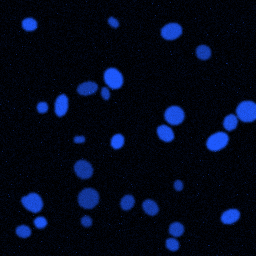
#> input picture nuclei_dataset/train/images/train_001.png, 256 x 256 px, found by its file name
$ python task2_classical.py
#> lines starting #> are read from the running program, lines starting #| are printed output that depends on the picture; after the words box and inside, x2 and y2 are one past the last pixel; in counts of white or black regions, pixels touching at a corner belong together
"""
src/task2_classical.py
----------------------
Task 2: Classical Features & LLM Interpretation (Numbers-First).
- Uses scikit-image for Otsu thresholding, morphological cleanup, and regionprops_table.
- Formats region statistics into a numbers-only summary.
- Passes numerical summary to local LLM (`llama3.2:latest`) via Ollama.
- Requests 1-paragraph narrative + JSON record.
"""
import os
import json
import requests
import numpy as np
import pandas as pd
import imageio.v2 as imageio
from skimage.filters import threshold_otsu
from skimage.morphology import binary_opening, binary_closing, remove_small_objects, disk
from scipy.ndimage import binary_fill_holes
from skimage.measure import label, regionprops_table

OLLAMA_URL = "http://127.0.0.1:11434/api/generate"
TEXT_MODEL = "llama3.2:latest"
SAMPLE_IMG = "nuclei_dataset/train/images/train_001.png"
RESULTS_DIR = "results"

def otsu_segmentation(gray_img):
    thresh = threshold_otsu(gray_img)
    binary = gray_img > thresh
    # Morphological cleanup
    cleaned = binary_opening(binary, disk(1))
    cleaned = binary_closing(cleaned, disk(1))
    cleaned = binary_fill_holes(cleaned)
    cleaned = remove_small_objects(cleaned, min_size=10)
    lbl = label(cleaned)
    return cleaned, lbl

def extract_regionprops(lbl, gray_img):
    properties = ('label', 'area', 'eccentricity', 'solidity', 'mean_intensity', 'perimeter', 'equivalent_diameter_area')
    table = regionprops_table(lbl, intensity_image=gray_img, properties=properties)
    df = pd.DataFrame(table)
    return df

def generate_numerical_summary(df):
    if len(df) == 0:
        return "Numerical Summary: 0 objects detected."
    n_objects = len(df)
    mean_area = df['area'].mean()
    std_area = df['area'].std() if n_objects > 1 else 0.0
    mean_ecc = df['eccentricity'].mean()
    mean_sol = df['solidity'].mean()
    mean_int = df['mean_intensity'].mean()

    summary = (
        f"QUANTITATIVE REGIONPROPS FEATURE SUMMARY:\n"
        f"- Total Objects Detected (n_objects): {n_objects}\n"
        f"- Mean Object Area (pixels): {mean_area:.2f} (std: {std_area:.2f}, min: {df['area'].min()}, max: {df['area'].max()})\n"
        f"- Mean Eccentricity (0=circle, 1=line): {mean_ecc:.3f}\n"
        f"- Mean Solidity (convexity ratio): {mean_sol:.3f}\n"
        f"- Mean Signal Intensity: {mean_int:.3f}\n"
        f"- Total Area Coverage Fraction: {(df['area'].sum() / (256*256)):.4f}\n"
    )
    return summary

PROMPT_TEMPLATE = """You are a biomedical data analyst interpreting deterministic image metrics.
Below is a NUMERICAL FEATURE SUMMARY extracted from a fluorescence microscopy image via classical segmentation (Otsu thresholding + regionprops). You must NOT guess features outside this table.

{summary}

Tasks:
1. Write a clear, objective 1-paragraph narrative describing the cell population based strictly on the numbers above.
2. Provide a structured JSON record with the exact keys:
{{
  "n_objects": <integer>,
  "density_class": "<sparse | normal | dense | clustered>",
  "shape_regularity": "<regular | irregular | mixed>",
  "quality_flag": "<high | medium | low>"
}}
Output ONLY the paragraph followed by the JSON record. Do NOT add ungrounded claims.
"""

def query_ollama_text(prompt, temperature=0.2):
    payload = {
        "model": TEXT_MODEL,
        "prompt": prompt,
        "stream": False,
        "options": {"temperature": temperature}
    }
    headers = {"Content-Type": "application/json"}
    try:
        r = requests.post(OLLAMA_URL, json=payload, headers=headers, timeout=120)
        r.raise_for_status()
        return r.json().get("response", "")
    except Exception as e:
        print(f"Error querying text LLM ({TEXT_MODEL}): {e}")
        return str(e)

def run_task2():
    os.makedirs(RESULTS_DIR, exist_ok=True)
    rgb = imageio.imread(SAMPLE_IMG)
#> rgb is the input picture: shape (256, 256, 3); mean R, G, B 2.9, 9.2, 27
    gray = rgb[..., 2] / 255.0  # Blue channel DAPI signal
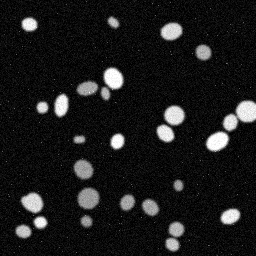
#> gray: shape (256, 256) float64; min 0, max 1, mean 0.106

    cleaned_mask, lbl = otsu_segmentation(gray)
#> in otsu_segmentation, `thresh = threshold_otsu(gray_img)`: thresh = 0.393
#> in otsu_segmentation, `binary = gray_img > thresh`:
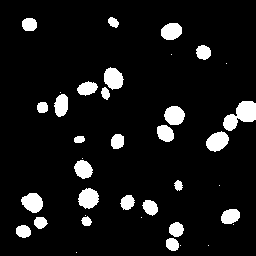
#> binary: shape (256, 256) bool; 8.5% white; 38 white regions (11 under 20 px), largest, box (x1, y1, x2, y2) and area: (223, 101, 256, 131) 557, (206, 131, 229, 152) 337, (104, 67, 124, 90) 331
#> in otsu_segmentation, `cleaned = binary_opening(binary, disk(1))`: cleaned: shape (256, 256) bool; 8.4% white; 27 white regions, largest, box (x1, y1, x2, y2) and area: (223, 101, 256, 131) 556, (206, 131, 229, 152) 337, (104, 67, 124, 90) 328
#> in otsu_segmentation, `cleaned = binary_closing(cleaned, disk(1))`: cleaned: shape (256, 256) bool; 8.5% white; 26 white regions, largest, box (x1, y1, x2, y2) and area: (223, 101, 256, 131) 560, (206, 131, 229, 152) 337, (104, 67, 124, 90) 328
#> in otsu_segmentation, `lbl = label(cleaned)`:
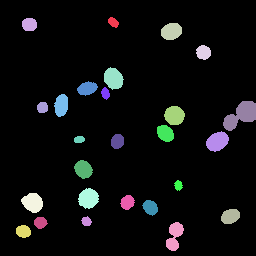
#> lbl: shape (256, 256) int32; 27 distinct labels, from 0 to 26; one colour per label, 0 black
    df_props = extract_regionprops(lbl, gray)
#> in extract_regionprops, `table = regionprops_table(lbl, intensity_image=gray_img, properties=pr..`: table = 7 items
#> in extract_regionprops, `df = pd.DataFrame(table)`: df = table of 26 rows and 7 columns
#> df_props = table of 26 rows and 7 columns
    print(f"Classical Otsu detected {len(df_props)} objects.")
#| Classical Otsu detected 26 objects.

    num_summary = generate_numerical_summary(df_props)
    print("\nGenerated Numerical Summary:\n", num_summary)
#| Generated Numerical Summary:
#|  QUANTITATIVE REGIONPROPS FEATURE SUMMARY:
#| - Total Objects Detected (n_objects): 26
#| - Mean Object Area (pixels): 213.08 (std: 115.27, min: 65.0, max: 560.0)
#| - Mean Eccentricity (0=circle, 1=line): 0.597
#| - Mean Solidity (convexity ratio): 0.950
#| - Mean Signal Intensity: 0.715
#| - Total Area Coverage Fraction: 0.0845

    prompt = PROMPT_TEMPLATE.format(summary=num_summary)
    print("\nQuerying llama3.2 with Numbers-First prompt...")
    llm_output = query_ollama_text(prompt, temperature=0.2)
    print("\nLLM Output:\n", llm_output)

    task2_data = {
        "sample_image": SAMPLE_IMG,
        "otsu_n_objects": int(len(df_props)),
        "numerical_summary": num_summary,
        "llm_prompt": prompt,
        "llm_output": llm_output,
        "regionprops": df_props.to_dict(orient='records')
    }
    out_json = os.path.join(RESULTS_DIR, "task2_classical_results.json")
    with open(out_json, "w") as f:
        json.dump(task2_data, f, indent=2)
    print(f"\nSaved Task 2 results to {out_json}")
    return task2_data

if __name__ == "__main__":
    run_task2()
#> (the call stopped at in query_ollama_text, `r = requests.post(OLLAMA_URL, json=payload, headers=headers, timeout=1..`: requests is not available in this run)

$ run again, with nuclei_dataset/train/images/train_000.png copied over nuclei_dataset/train/images/train_001.png
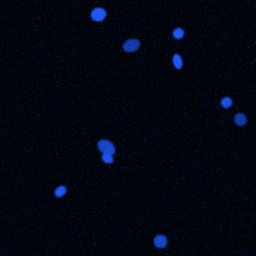
#> input picture nuclei_dataset/train/images/train_000.png, 256 x 256 px, found by its file name
#> in run_task2, rgb is the input picture: shape (256, 256, 3); mean R, G, B 1.7, 5.9, 17.7
#> in run_task2, `gray = rgb[..., 2] / 255.0`:
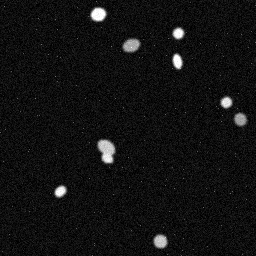
#> gray: shape (256, 256) float64; min 0, max 1, mean 0.0695
#> thresh = 0.396
#> in otsu_segmentation, `binary = gray_img > thresh`:
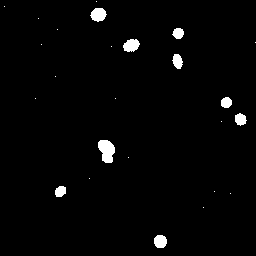
#> binary: shape (256, 256) bool; 2% white; 25 white regions (16 under 20 px), largest, box (x1, y1, x2, y2) and area: (98, 140, 115, 163) 286, (90, 8, 107, 22) 171, (123, 39, 140, 52) 164
#> cleaned: shape (256, 256) bool; 1.9% white; 9 white regions, largest, box (x1, y1, x2, y2) and area: (98, 140, 115, 163) 285, (90, 8, 107, 22) 170, (123, 39, 140, 52) 161
#> lbl: shape (256, 256) int32; 10 distinct labels, from 0 to 9
#> table = 7 items
#> df = table of 9 rows and 7 columns
#| Classical Otsu detected 9 objects.
#| Generated Numerical Summary:
#|  QUANTITATIVE REGIONPROPS FEATURE SUMMARY:
#| - Total Objects Detected (n_objects): 9
#| - Mean Object Area (pixels): 141.22 (std: 60.80, min: 95.0, max: 285.0)
#| - Mean Eccentricity (0=circle, 1=line): 0.508
#| - Mean Solidity (convexity ratio): 0.957
#> (further printed lines are left out)

$ run again, with nuclei_dataset/train/images/train_002.png copied over nuclei_dataset/train/images/train_001.png
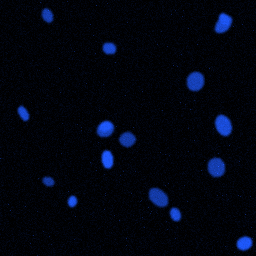
#> input picture nuclei_dataset/train/images/train_002.png, 256 x 256 px, found by its file name
#> in run_task2, rgb is the input picture: shape (256, 256, 3); mean R, G, B 1.5, 5.1, 15.3
#> thresh = 0.365
#> in otsu_segmentation, `binary = gray_img > thresh`:
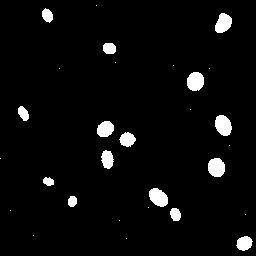
#> binary: shape (256, 256) bool; 4.1% white; 29 white regions (14 under 20 px), largest, box (x1, y1, x2, y2) and area: (215, 115, 232, 136) 271, (208, 158, 225, 177) 265, (187, 72, 204, 91) 264
#> cleaned: shape (256, 256) bool; 4.1% white; 15 white regions, largest, box (x1, y1, x2, y2) and area: (215, 115, 232, 136) 270, (187, 72, 204, 91) 264, (208, 158, 225, 177) 264
#> in otsu_segmentation, `lbl = label(cleaned)`:
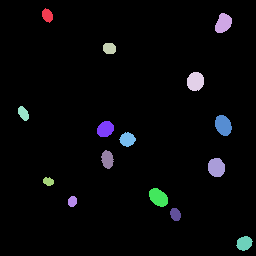
#> lbl: shape (256, 256) int32; 16 distinct labels, from 0 to 15; one colour per label, 0 black
#> table = 7 items
#> df = table of 15 rows and 7 columns
#| Classical Otsu detected 15 objects.
#| Generated Numerical Summary:
#|  QUANTITATIVE REGIONPROPS FEATURE SUMMARY:
#| - Total Objects Detected (n_objects): 15
#| - Mean Object Area (pixels): 178.33 (std: 71.58, min: 74.0, max: 270.0)
#| - Mean Eccentricity (0=circle, 1=line): 0.633
#| - Mean Solidity (convexity ratio): 0.965
#> (further printed lines are left out)

$ run again, with nuclei_dataset/train/images/train_003.png copied over nuclei_dataset/train/images/train_001.png
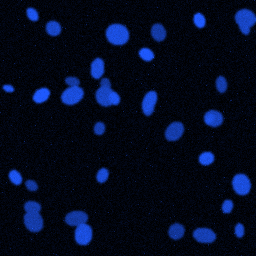
#> input picture nuclei_dataset/train/images/train_003.png, 256 x 256 px, found by its file name
#> in run_task2, rgb is the input picture: shape (256, 256, 3); mean R, G, B 3.5, 11, 32.4
#> in run_task2, `gray = rgb[..., 2] / 255.0`:
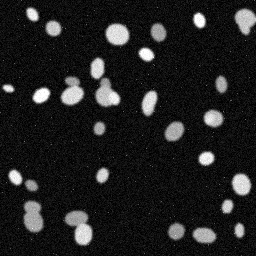
#> gray: shape (256, 256) float64; min 0, max 1, mean 0.127
#> thresh = 0.385
#> binary: shape (256, 256) bool; 10.3% white; 53 white regions (25 under 20 px), largest, box (x1, y1, x2, y2) and area: (65, 211, 92, 245) 577, (24, 201, 43, 232) 467, (96, 78, 120, 107) 448
#> in otsu_segmentation, `lbl = label(cleaned)`:
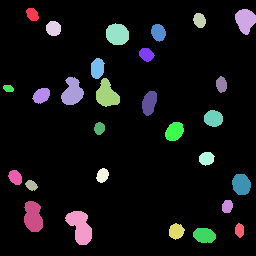
#> lbl: shape (256, 256) int32; 29 distinct labels, from 0 to 28; one colour per label, 0 black
#> table = 7 items
#> df = table of 28 rows and 7 columns
#| Classical Otsu detected 28 objects.
#| Generated Numerical Summary:
#|  QUANTITATIVE REGIONPROPS FEATURE SUMMARY:
#| - Total Objects Detected (n_objects): 28
#| - Mean Object Area (pixels): 237.64 (std: 132.15, min: 63.0, max: 577.0)
#| - Mean Eccentricity (0=circle, 1=line): 0.646
#| - Mean Solidity (convexity ratio): 0.953
#> (further printed lines are left out)
